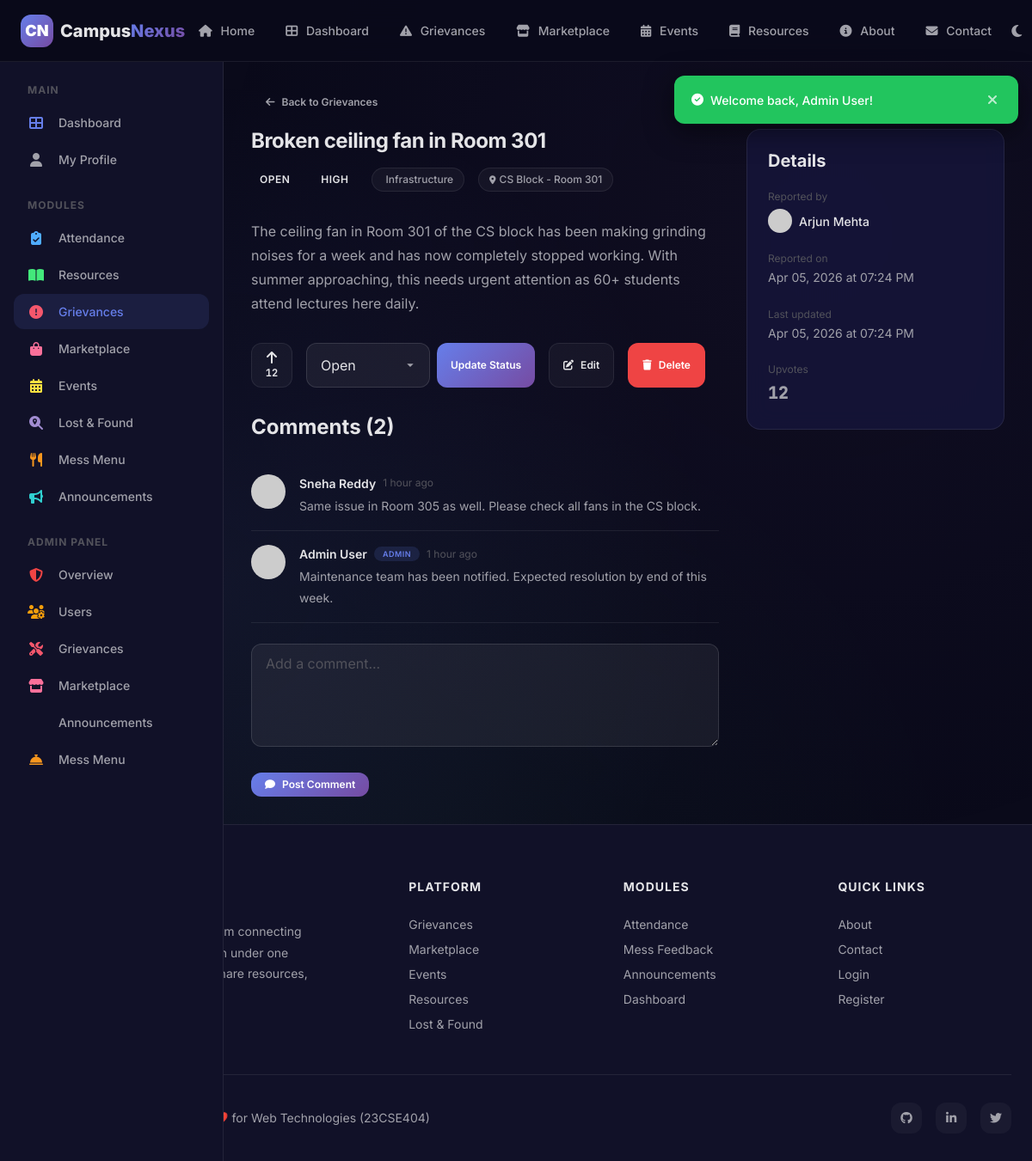
Page /modules/grievance_detail.php?id=1 (signed in) on the committed database.
### tables this page shows
CREATE TABLE grievances (
    id INT AUTO_INCREMENT PRIMARY KEY,
    user_id INT NOT NULL,
    title VARCHAR(200) NOT NULL,
    description TEXT NOT NULL,
    category ENUM('infrastructure', 'it', 'hygiene', 'safety', 'electrical', 'academic', 'other') NOT NULL,
    location VARCHAR(200) NOT NULL,
    priority ENUM('low', 'medium', 'high', 'critical') NOT NULL DEFAULT 'medium',
    status ENUM('open', 'in_progress', 'resolved', 'closed') NOT NULL DEFAULT 'open',
    image_path VARCHAR(255) DEFAULT NULL,
    upvotes INT NOT NULL DEFAULT 0,
    created_at DATETIME NOT NULL DEFAULT CURRENT_TIMESTAMP,
    updated_at DATETIME NOT NULL DEFAULT CURRENT_TIMESTAMP ON UPDATE CURRENT_TIMESTAMP,
    resolved_at DATETIME DEFAULT NULL,
    FOREIGN KEY (user_id) REFERENCES users(id) ON DELETE CASCADE,
    INDEX idx_status (status),
    INDEX idx_category (category),
    INDEX idx_priority (priority)
);

CREATE TABLE grievance_comments (
    id INT AUTO_INCREMENT PRIMARY KEY,
    grievance_id INT NOT NULL,
    user_id INT NOT NULL,
    comment TEXT NOT NULL,
    created_at DATETIME NOT NULL DEFAULT CURRENT_TIMESTAMP,
    FOREIGN KEY (grievance_id) REFERENCES grievances(id) ON DELETE CASCADE,
    FOREIGN KEY (user_id) REFERENCES users(id) ON DELETE CASCADE
);

CREATE TABLE users (
    id INT AUTO_INCREMENT PRIMARY KEY,
    name VARCHAR(100) NOT NULL,
    email VARCHAR(150) NOT NULL UNIQUE,
    password VARCHAR(255) NOT NULL,
    role ENUM('student', 'faculty', 'admin') NOT NULL DEFAULT 'student',
    department VARCHAR(100) DEFAULT 'General',
    avatar VARCHAR(255) DEFAULT NULL,
    bio TEXT DEFAULT NULL,
    is_active TINYINT(1) NOT NULL DEFAULT 1,
    remember_token VARCHAR(255) DEFAULT NULL,
    created_at DATETIME NOT NULL DEFAULT CURRENT_TIMESTAMP,
    last_login DATETIME DEFAULT NULL,
    INDEX idx_email (email),
    INDEX idx_role (role)
);

### includes/auth.php (called while the page is built, shortened)
<?php
function getCurrentUserId() {
    return $_SESSION['user_id'] ?? null;
}
function getCurrentUserRole() {
    return $_SESSION['user_role'] ?? null;
}
function isAdmin() {
    return getCurrentUserRole() === 'admin';
}
?>

### modules/grievance_detail.php (the view, shortened to what this page needs)
<?php
require_once __DIR__ . '/../includes/header.php';
$db = getDB();
$id = intval($_GET['id'] ?? 0);
$stmt = $db->prepare("SELECT g.*, u.name as user_name, u.avatar, u.role as user_role FROM grievances g JOIN users u ON g.user_id=u.id WHERE g.id=?");
$stmt->execute([$id]);
$grievance = $stmt->fetch();
$comments = $db->prepare("SELECT c.*, u.name, u.avatar, u.role FROM grievance_comments c JOIN users u ON c.user_id=u.id WHERE c.grievance_id=? ORDER BY c.created_at ASC");
$comments->execute([$id]);
$comments = $comments->fetchAll();
$userUpvoted = false;
if (isLoggedIn()) {
    $upCheck = $db->prepare("SELECT id FROM grievance_upvotes WHERE grievance_id=? AND user_id=?");
    $upCheck->execute([$id, getCurrentUserId()]);
    $userUpvoted = $upCheck->fetch() !== false;
}
?>
<?php require_once __DIR__ . '/../includes/sidebar.php'; ?>
<div class="page-content with-sidebar">
    <a href="grievances.php" class="btn btn-ghost btn-sm" style="margin-bottom:var(--space-md);"><i class="fas fa-arrow-left"></i> Back to Grievances</a>
    <div style="display:grid;grid-template-columns:1fr 300px;gap:var(--space-xl);">
        <div>
            <div class="detail-header">
                <h1 style="font-size:var(--text-2xl);margin-bottom:var(--space-md);"><?= htmlspecialchars($grievance['title']) ?></h1>
                <div class="detail-meta">
                    <?= getStatusBadge($grievance['status']) ?>
                    <?= getPriorityBadge($grievance['priority']) ?>
                    <span class="tag"><i class="fas fa-<?= getCategoryIcon($grievance['category']) ?>"></i> <?= ucfirst($grievance['category']) ?></span>
                    <span class="tag"><i class="fas fa-map-marker-alt"></i> <?= htmlspecialchars($grievance['location']) ?></span>
                </div>
            </div>
            <div class="detail-content">
                <p><?= nl2br(htmlspecialchars($grievance['description'])) ?></p>
            </div>
            <div style="display:flex;gap:var(--space-md);margin-bottom:var(--space-xl);">
                <button class="upvote-btn <?= $userUpvoted ? 'upvoted' : '' ?>" onclick="upvoteGrievance(<?= $id ?>)" id="upvoteBtn">
                    <i class="fas fa-arrow-up"></i>
                    <span id="upvoteCount"><?= $grievance['upvotes'] ?></span>
                </button>
                <?php if (isAdmin()): ?>
                <form method="POST" style="display:flex;gap:8px;">
                    <select name="new_status" class="form-control" style="width:auto;">
                        <option value="open" <?= $grievance['status']==='open'?'selected':'' ?>>Open</option>
                    </select>
                    <button type="submit" class="btn btn-primary btn-sm">Update Status</button>
                </form>
                <?php endif; ?>
                <?php if (getCurrentUserId() === $grievance['user_id'] || isAdmin()): ?>
                <a href="grievance_edit.php?edit=<?= $id ?>" class="btn btn-secondary btn-sm"><i class="fas fa-edit"></i> Edit</a>
                <form method="POST" action="../delete.php" style="display:flex;gap:8px;" onsubmit="return confirm('Delete this grievance? This cannot be undone.');">
                    <button type="submit" class="btn btn-danger btn-sm"><i class="fas fa-trash"></i> Delete</button>
                </form>
                <?php endif; ?>
            </div>
            <div class="comments-section">
                <h3 style="margin-bottom:var(--space-lg);">Comments (<?= count($comments) ?>)</h3>
                <?php foreach ($comments as $c): ?>
                <div class="comment">
                    <img src="<?= getAvatarUrl($c['avatar'], $c['name']) ?>" alt="" class="comment-avatar">
                    <div class="comment-body">
                        <div class="comment-header">
                            <span class="comment-author"><?= htmlspecialchars($c['name']) ?></span>
                            <?php if ($c['role'] !== 'student'): ?><span class="badge badge-primary" style="font-size:9px;"><?= ucfirst($c['role']) ?></span><?php endif; ?>
                            <span class="comment-time"><?= timeAgo($c['created_at']) ?></span>
                        </div>
                        <p class="comment-text"><?= nl2br(htmlspecialchars($c['comment'])) ?></p>
                    </div>
                </div>
                <?php endforeach; ?>
                <form method="POST" style="margin-top:var(--space-lg);">
                    <div class="form-group">
                        <textarea name="comment" class="form-control" rows="3" placeholder="Add a comment..." required></textarea>
                    </div>
                    <button type="submit" class="btn btn-primary btn-sm"><i class="fas fa-comment"></i> Post Comment</button>
                </form>
            </div>
        </div>
        <div>
            <div class="card detail-sidebar">
                <h4 style="margin-bottom:var(--space-md);">Details</h4>
                <div style="display:flex;flex-direction:column;gap:var(--space-md);">
                    <div>
                        <span class="text-xs text-muted">Reported by</span>
                        <div style="display:flex;align-items:center;gap:8px;margin-top:4px;">
                            <img src="<?= getAvatarUrl($grievance['avatar'], $grievance['user_name']) ?>" alt="" style="width:28px;height:28px;border-radius:50%;">
                            <span style="font-size:var(--text-sm);font-weight:500;"><?= htmlspecialchars($grievance['user_name']) ?></span>
                        </div>
                    </div>
                    <div>
                        <span class="text-xs text-muted">Reported on</span>
                        <p style="font-size:var(--text-sm);"><?= formatDateTime($grievance['created_at']) ?></p>
                    </div>
                    <div>
                        <span class="text-xs text-muted">Last updated</span>
                        <p style="font-size:var(--text-sm);"><?= formatDateTime($grievance['updated_at']) ?></p>
                    </div>
                    <div>
                        <span class="text-xs text-muted">Upvotes</span>
                        <p style="font-size:var(--text-xl);font-weight:800;font-family:var(--font-mono);"><?= $grievance['upvotes'] ?></p>
                    </div>
                </div>
            </div>
        </div>
    </div>
</div>
<?php require_once __DIR__ . '/../includes/footer.php'; ?>

### includes/functions.php (shortened to what this page needs)
<?php
function timeAgo($datetime) {
    $now = new DateTime();
    $ago = new DateTime($datetime);
    $diff = $now->diff($ago);
    if ($diff->h > 0) return $diff->h . ' hour' . ($diff->h > 1 ? 's' : '') . ' ago';
    return 'Just now';
}
function formatDateTime($datetime) {
    return date('M d, Y \a\t h:i A', strtotime($datetime));
}
function getAvatarUrl($avatar, $name = '') {
    $initial = strtoupper(substr($name ?: 'U', 0, 1));
    $colors = ['667EEA', '764BA2', '43E97B', 'F5576C', 'FA709A', '4FACFE', 'F7971E', '30CFD0'];
    $colorIndex = ord($initial) % count($colors);
    $color = $colors[$colorIndex];
    return "https://ui-avatars.com/api/?name=" . urlencode($name) . "&background={$color}&color=fff&size=128&bold=true";
}
function getStatusBadge($status) {
    $badges = [
        'open' => '<span class="badge badge-danger">Open</span>',
        'in_progress' => '<span class="badge badge-warning">In Progress</span>',
        'resolved' => '<span class="badge badge-success">Resolved</span>',
        'closed' => '<span class="badge badge-muted">Closed</span>',
        'active' => '<span class="badge badge-success">Active</span>',
        'sold' => '<span class="badge badge-muted">Sold</span>',
        'removed' => '<span class="badge badge-danger">Removed</span>',
        'claimed' => '<span class="badge badge-warning">Claimed</span>',
        'returned' => '<span class="badge badge-success">Returned</span>',
        'lost' => '<span class="badge badge-danger">Lost</span>',
        'found' => '<span class="badge badge-success">Found</span>',
    ];
    return $badges[$status] ?? '<span class="badge">' . ucfirst($status) . '</span>';
}
function getPriorityBadge($priority) {
    $badges = [
        'low' => '<span class="badge badge-info">Low</span>',
        'medium' => '<span class="badge badge-warning">Medium</span>',
        'high' => '<span class="badge badge-danger">High</span>',
        'critical' => '<span class="badge badge-critical">Critical</span>',
    ];
    return $badges[$priority] ?? '<span class="badge">' . ucfirst($priority) . '</span>';
}
?>

### css/style.css (style rules this page uses)
:root { --primary: #667EEA; --primary-dark: #5A67D8; --primary-light: #7C8CF0; --primary-start: #667EEA; --primary-end: #764BA2; --clr-attendance: #4FACFE; --clr-resources: #43E97B; --clr-grievances: #F5576C; --clr-marketplace: #FA709A; --clr-events: #FEE140; --clr-lost-found: #A18CD1; --clr-mess: #F7971E; --clr-announcements: #30CFD0; --bg-primary: #0A0A1A; --bg-secondary: #111128; --bg-tertiary: #16163a; --bg-card: rgba(22, 22, 58, 0.85); --bg-card-solid: #16163a; --bg-glass: rgba(255, 255, 255, 0.04); --bg-glass-hover: rgba(255, 255, 255, 0.08); --bg-input: rgba(255, 255, 255, 0.06); --bg-input-focus: rgba(255, 255, 255, 0.1); --border-glass: rgba(255, 255, 255, 0.08); --border-glass-hover: rgba(255, 255, 255, 0.15); --border-input: rgba(255, 255, 255, 0.12); --border-input-focus: var(--primary); --text-primary: #E4E4E7; --text-secondary: #A1A1AA; --text-muted: #52525B; --text-inverse: #0A0A1A; --success: #22C55E; --success-bg: rgba(34, 197, 94, 0.12); --warning: #F59E0B; --warning-bg: rgba(245, 158, 11, 0.12); --danger: #EF4444; --danger-bg: rgba(239, 68, 68, 0.12); --info: #3B82F6; --info-bg: rgba(59, 130, 246, 0.12); --space-2xs: 2px; --space-xs: 4px; --space-sm: 8px; --space-md: 16px; --space-lg: 24px; --space-xl: 32px; --space-2xl: 48px; --space-3xl: 64px; --space-4xl: 96px; --radius-xs: 4px; --radius-sm: 8px; --radius-md: 12px; --radius-lg: 16px; --radius-xl: 24px; --radius-full: 9999px; --shadow-sm: 0 2px 8px rgba(0, 0, 0, 0.3); --shadow-md: 0 4px 16px rgba(0, 0, 0, 0.4); --shadow-lg: 0 8px 32px rgba(0, 0, 0, 0.5); --shadow-xl: 0 16px 48px rgba(0, 0, 0, 0.6); --shadow-glow: 0 0 20px rgba(102, 126, 234, 0.3); --shadow-glow-lg: 0 0 40px rgba(102, 126, 234, 0.4); --font-sans: 'Inter', -apple-system, BlinkMacSystemFont, 'Segoe UI', Roboto, sans-serif; --font-mono: 'JetBrains Mono', 'Fira Code', monospace; --text-xs: 0.75rem; --text-sm: 0.875rem; --text-base: 1rem; --text-lg: 1.125rem; --text-xl: 1.25rem; --text-2xl: 1.5rem; --text-3xl: 1.875rem; --text-4xl: 2.25rem; --text-5xl: 3rem; --text-6xl: 3.75rem; --leading-tight: 1.2; --leading-normal: 1.5; --leading-relaxed: 1.75; --transition-fast: 0.15s ease; --transition-base: 0.3s ease; --transition-slow: 0.5s ease; --transition-spring: 0.4s cubic-bezier(0.175, 0.885, 0.32, 1.275); --z-dropdown: 100; --z-sticky: 200; --z-fixed: 300; --z-overlay: 400; --z-modal: 500; --z-toast: 600; --navbar-height: 72px; --sidebar-width: 260px; --container-max: 1280px; --container-sm: 640px; --container-md: 768px; --container-lg: 1024px; }
*, *::before, *::after { margin: 0; padding: 0; box-sizing: border-box; }
html { scroll-behavior: smooth; font-size: 16px; -webkit-text-size-adjust: 100%; }
body { font-family: var(--font-sans); font-size: var(--text-base); line-height: var(--leading-normal); color: var(--text-primary); background-color: var(--bg-primary); min-height: 100vh; -webkit-font-smoothing: antialiased; -moz-osx-font-smoothing: grayscale; overflow-x: hidden; }
body::before { content: ''; position: fixed; top: 0; left: 0; width: 100%; height: 100%; background: radial-gradient(circle at 20% 50%, rgba(102, 126, 234, 0.08) 0%, transparent 50%), radial-gradient(circle at 80% 20%, rgba(118, 75, 162, 0.06) 0%, transparent 50%), radial-gradient(circle at 40% 80%, rgba(67, 233, 123, 0.04) 0%, transparent 50%); pointer-events: none; z-index: -1; }
a { color: var(--primary); text-decoration: none; transition: color var(--transition-fast); }
img { max-width: 100%; height: auto; display: block; }
button { cursor: pointer; font-family: inherit; font-size: inherit; border: none; outline: none; background: none; color: inherit; }
input, textarea, select { font-family: inherit; font-size: inherit; color: inherit; outline: none; }
h1, h2, h3, h4, h5, h6 { font-weight: 700; line-height: var(--leading-tight); color: var(--text-primary); }
h1 { font-size: var(--text-5xl); letter-spacing: -0.02em; }
h3 { font-size: var(--text-2xl); }
h4 { font-size: var(--text-xl); }
p { color: var(--text-secondary); line-height: var(--leading-relaxed); }
.text-xs { font-size: var(--text-xs); }
.text-muted { color: var(--text-muted); }

### css/layout.css (style rules this page uses)
.page-content { flex: 1; padding: var(--space-xl); min-width: 0; padding-top: calc(var(--navbar-height) + var(--space-xl)); }
.page-content.with-sidebar { margin-left: var(--sidebar-width); }

### rows in the picture
grievances: title "Broken ceiling fan in Room 301", status "OPEN", priority "HIGH", category "Infrastructure", location "CS Block - Room 301", description "The ceiling fan in Room 301 of the CS block has been making grinding noises for a week and has now completely stopped working. With summer approaching, this needs urgent attention as 60+ students attend lectures here daily.", upvotes "12", new_status "Open", user.name "Arjun Mehta", created_at "Apr 05, 2026 at 07:24 PM", updated_at "Apr 05, 2026 at 07:24 PM"
grievance_comments: user.name "Sneha Reddy", created_at "1 hour ago", comment "Same issue in Room 305 as well. Please check all fans in the CS block."
grievance_comments: user.name "Admin User", user.role "ADMIN", created_at "1 hour ago", comment "Maintenance team has been notified. Expected resolution by end of this week."

### other values in the picture
$message "Welcome back, Admin User!"
count($comments) "2"
